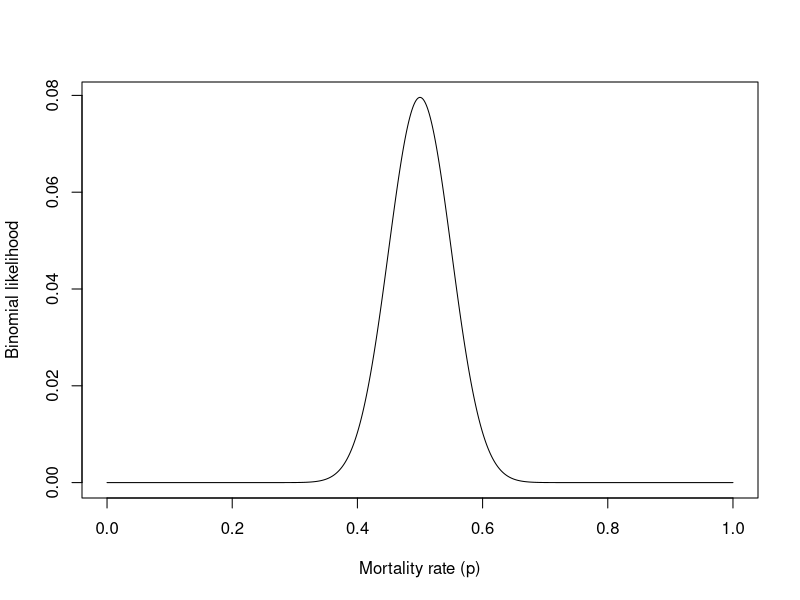
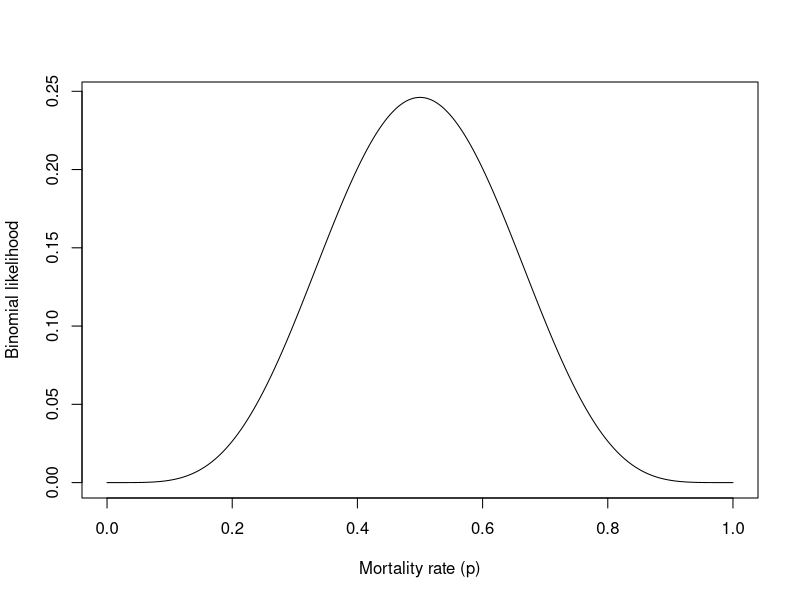
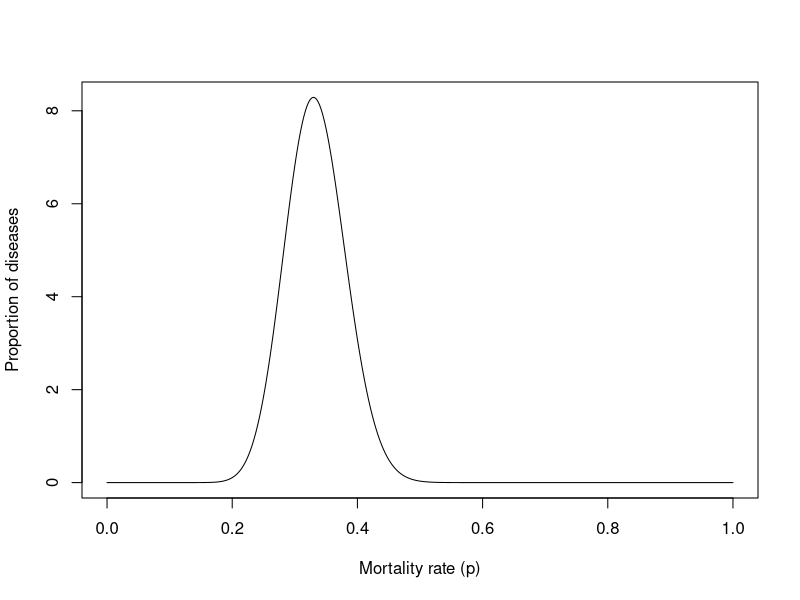
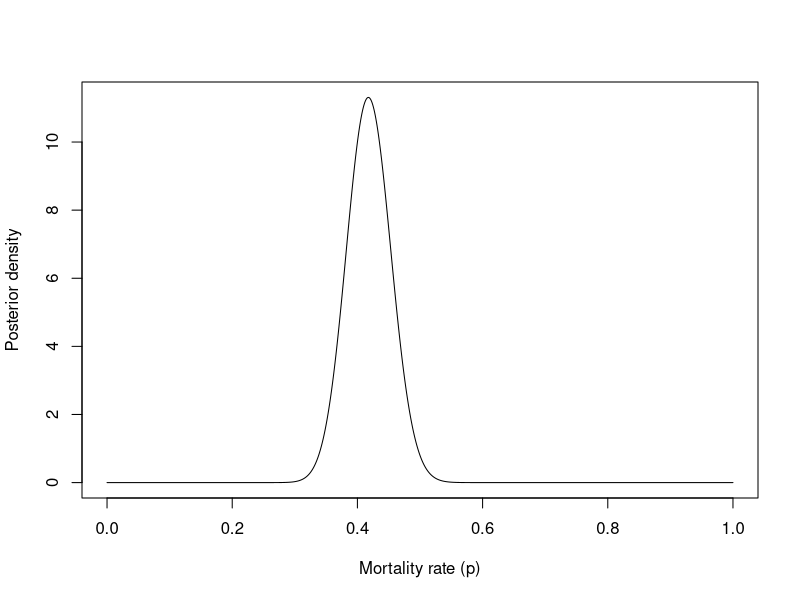
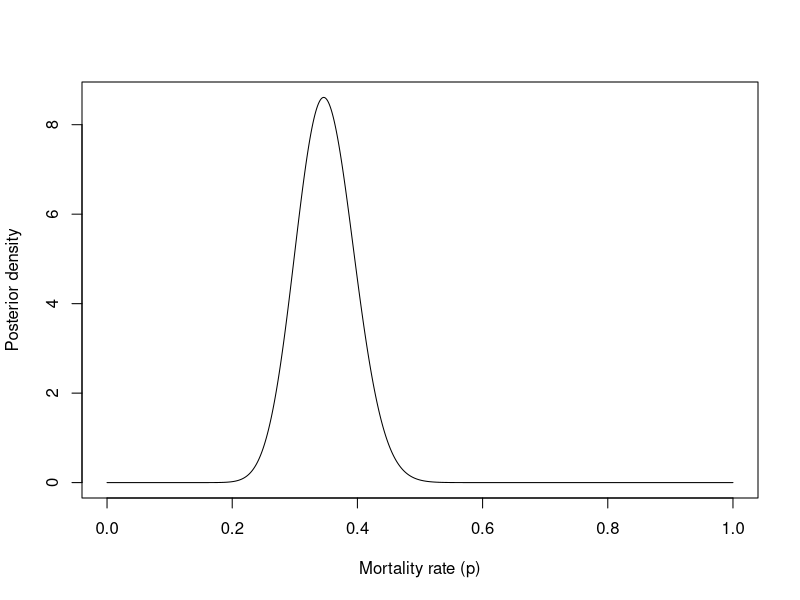

Source code (R) for these figures, in order:
## ---- chunk 1
n <- 100
x <- 50
s <- seq(0, 1, length.out=1000)
plot(
  s, dbinom(x, size = n, prob = s), type="l",
  xlab = "Mortality rate (p)", ylab = "Binomial likelihood"
)
## ---- chunk 2
x <- 5
n <- 10
s <- seq(0, 1, length.out=1000)
plot(
  s, dbinom(x, size = n, prob = s), type="l",
  xlab = "Mortality rate (p)", ylab = "Binomial likelihood"
)
## ---- chunk 3
s <- seq(0, 1, length.out=1000)
plot(
  s, dbeta(s, 32, 64), type="l",
  xlab = "Mortality rate (p)", ylab = "Proportion of diseases"
)
## ---- chunk 4
s <- seq(0, 1, length.out=1000)
n <- 100
x <- 50
plot(
  s, dbeta(s, shape1 = 32 + x, shape2 = 64 + n - x), 
  type="l", xlab = "Mortality rate (p)", ylab = "Posterior density"
)
## ---- chunk 5
s <- seq(0, 1, length.out=1000)
n <- 10
x <- 5
plot(
  s, dbeta(s, shape1 = 32 + x, shape2 = 64 + n - x),
  type="l", xlab = "Mortality rate (p)", ylab = "Posterior density"
)
